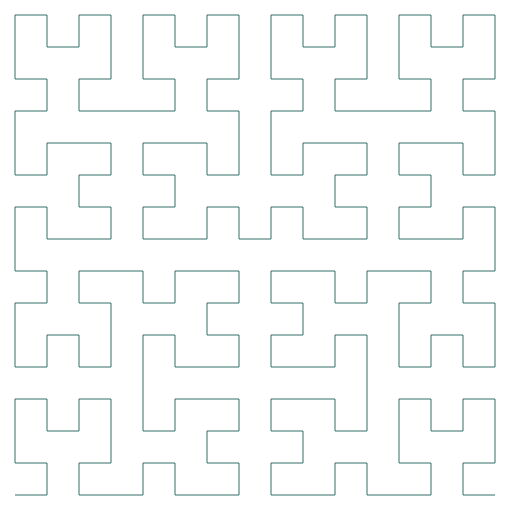

The script that drew this image:
# 教学改编练习，非赛事真题
# turtle用来绘制连续的希尔伯特曲线。
import turtle as t
import math
import random

t.setup(900, 700)
t.speed(0)
t.tracer(False)
t.ht()

# depth是递归层数，angle是转向角度，step是每段长度。
def hilbert(depth, angle, step):
    # 递归出口：第0层不再绘制曲线。
    if depth == 0:
        # 结束这一支递归，回到上一层调用。
        return
    # 转向，确定第一段子曲线的朝向。
    t.left(angle)
    # 反转转向方向，递归绘制较小曲线。
    hilbert(depth - 1, -angle, step)
    # 画一条直线，把相邻的子曲线连接起来。
    t.forward(step)
    t.right(angle)
    # 保持当前朝向，递归绘制下一段子曲线。
    hilbert(depth - 1, angle, step)
    # 画一条直线，把相邻的子曲线连接起来。
    t.forward(step)
    # 保持当前朝向，递归绘制下一段子曲线。
    hilbert(depth - 1, angle, step)
    t.right(angle)
    # 画一条直线，把相邻的子曲线连接起来。
    t.forward(step)
    # 反转转向方向，递归绘制较小曲线。
    hilbert(depth - 1, -angle, step)
    # 转向，确定第一段子曲线的朝向。
    t.left(angle)

# 设置4层递归，图形较完整且仍容易观察。
depth = 4
# 开始绘图前先抬笔移动到起点。
t.penup()
t.goto(-240, -240)
# 落笔，开始绘制曲线。
t.pendown()
hilbert(depth, 90, 480 / (2 ** depth - 1))

t.update()
t.done()
